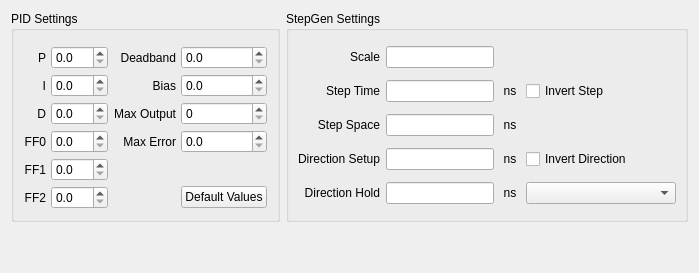
              <widget class="QWidget" name="tab_40">
               <attribute name="title">
                <string>PID or StepGen</string>
               </attribute>
               <layout class="QGridLayout" name="gridLayout_2">
                <item row="0" column="0">
                 <widget class="QGroupBox" name="spindlepidGB">
                  <property name="enabled">
                   <bool>true</bool>
                  </property>
                  <property name="title">
                   <string>PID Settings</string>
                  </property>
                  <property name="checkable">
                   <bool>false</bool>
                  </property>
                  <layout class="QGridLayout" name="gridLayout_30">
                   <property name="leftMargin">
                    <number>10</number>
                   </property>
                   <property name="topMargin">
                    <number>15</number>
                   </property>
                   <property name="rightMargin">
                    <number>10</number>
                   </property>
                   <property name="bottomMargin">
                    <number>10</number>
                   </property>
                   <property name="spacing">
                    <number>5</number>
                   </property>
                   <item row="7" column="0">
                    <widget class="QLabel" name="label_270">
                     <property name="text">
                      <string>FF0</string>
                     </property>
                     <property name="alignment">
                      <set>Qt::AlignRight|Qt::AlignTrailing|Qt::AlignVCenter</set>
                     </property>
                    </widget>
                   </item>
                   <item row="5" column="0">
                    <widget class="QLabel" name="label_268">
                     <property name="text">
                      <string>D</string>
                     </property>
                     <property name="alignment">
                      <set>Qt::AlignRight|Qt::AlignTrailing|Qt::AlignVCenter</set>
                     </property>
                    </widget>
                   </item>
                   <item row="11" column="0">
                    <widget class="QLabel" name="label_273">
                     <property name="text">
                      <string>FF2</string>
                     </property>
                     <property name="alignment">
                      <set>Qt::AlignRight|Qt::AlignTrailing|Qt::AlignVCenter</set>
                     </property>
                    </widget>
                   </item>
                   <item row="7" column="2">
                    <widget class="QLabel" name="label_271">
                     <property name="text">
                      <string>Max Error</string>
                     </property>
                     <property name="alignment">
                      <set>Qt::AlignRight|Qt::AlignTrailing|Qt::AlignVCenter</set>
                     </property>
                    </widget>
                   </item>
                   <item row="9" column="0">
                    <widget class="QLabel" name="label_272">
                     <property name="text">
                      <string>FF1</string>
                     </property>
                     <property name="alignment">
                      <set>Qt::AlignRight|Qt::AlignTrailing|Qt::AlignVCenter</set>
                     </property>
                    </widget>
                   </item>
                   <item row="3" column="0">
                    <widget class="QLabel" name="label_266">
                     <property name="text">
                      <string>I</string>
                     </property>
                     <property name="alignment">
                      <set>Qt::AlignRight|Qt::AlignTrailing|Qt::AlignVCenter</set>
                     </property>
                    </widget>
                   </item>
                   <item row="0" column="0">
                    <widget class="QLabel" name="label_264">
                     <property name="text">
                      <string>P</string>
                     </property>
                     <property name="alignment">
                      <set>Qt::AlignRight|Qt::AlignTrailing|Qt::AlignVCenter</set>
                     </property>
                    </widget>
                   </item>
                   <item row="3" column="2">
                    <widget class="QLabel" name="label_267">
                     <property name="text">
                      <string>Bias</string>
                     </property>
                     <property name="alignment">
                      <set>Qt::AlignRight|Qt::AlignTrailing|Qt::AlignVCenter</set>
                     </property>
                    </widget>
                   </item>
                   <item row="11" column="3">
                    <widget class="QPushButton" name="pidDefault_s">
                     <property name="text">
                      <string>Default Values</string>
                     </property>
                    </widget>
                   </item>
                   <item row="0" column="2">
                    <widget class="QLabel" name="label_265">
                     <property name="text">
                      <string>Deadband</string>
                     </property>
                     <property name="alignment">
                      <set>Qt::AlignRight|Qt::AlignTrailing|Qt::AlignVCenter</set>
                     </property>
                    </widget>
                   </item>
                   <item row="5" column="2">
                    <widget class="QLabel" name="label_269">
                     <property name="text">
                      <string>Max Output</string>
                     </property>
                     <property name="alignment">
                      <set>Qt::AlignRight|Qt::AlignTrailing|Qt::AlignVCenter</set>
                     </property>
                    </widget>
                   </item>
                   <item row="0" column="1">
                    <widget class="QDoubleSpinBox" name="p_s">
                     <property name="decimals">
                      <number>1</number>
                     </property>
                    </widget>
                   </item>
                   <item row="3" column="1">
                    <widget class="QDoubleSpinBox" name="i_s">
                     <property name="decimals">
                      <number>1</number>
                     </property>
                    </widget>
                   </item>
                   <item row="5" column="1">
                    <widget class="QDoubleSpinBox" name="d_s">
                     <property name="decimals">
                      <number>1</number>
                     </property>
                    </widget>
                   </item>
                   <item row="7" column="1">
                    <widget class="QDoubleSpinBox" name="ff0_s">
                     <property name="decimals">
                      <number>1</number>
                     </property>
                    </widget>
                   </item>
                   <item row="9" column="1">
                    <widget class="QDoubleSpinBox" name="ff1_s">
                     <property name="decimals">
                      <number>1</number>
                     </property>
                    </widget>
                   </item>
                   <item row="11" column="1">
                    <widget class="QDoubleSpinBox" name="ff2_s">
                     <property name="decimals">
                      <number>1</number>
                     </property>
                    </widget>
                   </item>
                   <item row="0" column="3">
                    <widget class="QDoubleSpinBox" name="deadband_s">
                     <property name="decimals">
                      <number>1</number>
                     </property>
                    </widget>
                   </item>
                   <item row="3" column="3">
                    <widget class="QDoubleSpinBox" name="bias_s">
                     <property name="decimals">
                      <number>1</number>
                     </property>
                    </widget>
                   </item>
                   <item row="7" column="3">
                    <widget class="QDoubleSpinBox" name="maxError_s">
                     <property name="decimals">
                      <number>1</number>
                     </property>
                    </widget>
                   </item>
                   <item row="5" column="3">
                    <widget class="QSpinBox" name="maxOutput_s">
                     <property name="maximum">
                      <number>50000</number>
                     </property>
                    </widget>
                   </item>
                  </layout>
                 </widget>
                </item>
                <item row="0" column="1">
                 <widget class="QGroupBox" name="spindleStepgenGB">
                  <property name="enabled">
                   <bool>true</bool>
                  </property>
                  <property name="styleSheet">
                   <string notr="true"/>
                  </property>
                  <property name="title">
                   <string>StepGen Settings</string>
                  </property>
                  <layout class="QGridLayout" name="gridLayout_133">
                   <item row="4" column="0">
                    <widget class="QLabel" name="label_1113">
                     <property name="text">
                      <string>Direction Setup</string>
                     </property>
                     <property name="alignment">
                      <set>Qt::AlignRight|Qt::AlignTrailing|Qt::AlignVCenter</set>
                     </property>
                    </widget>
                   </item>
                   <item row="4" column="2">
                    <widget class="QLabel" name="label_1117">
                     <property name="minimumSize">
                      <size>
                       <width>20</width>
                       <height>0</height>
                      </size>
                     </property>
                     <property name="maximumSize">
                      <size>
                       <width>20</width>
                       <height>16777215</height>
                      </size>
                     </property>
                     <property name="text">
                      <string>ns</string>
                     </property>
                     <property name="alignment">
                      <set>Qt::AlignCenter</set>
                     </property>
                    </widget>
                   </item>
                   <item row="3" column="0">
                    <widget class="QLabel" name="label_1118">
                     <property name="text">
                      <string>Step Space</string>
                     </property>
                     <property name="alignment">
                      <set>Qt::AlignRight|Qt::AlignTrailing|Qt::AlignVCenter</set>
                     </property>
                    </widget>
                   </item>
                   <item row="4" column="3">
                    <widget class="QCheckBox" name="spindleDirInvert">
                     <property name="text">
                      <string>Invert Direction</string>
                     </property>
                    </widget>
                   </item>
                   <item row="4" column="1">
                    <widget class="QLineEdit" name="spindleDirSetup"/>
                   </item>
                   <item row="3" column="1">
                    <widget class="QLineEdit" name="spindleStepSpace"/>
                   </item>
                   <item row="5" column="3">
                    <widget class="QComboBox" name="spindleDriveCB">
                     <property name="sizePolicy">
                      <sizepolicy hsizetype="Preferred" vsizetype="Fixed">
                       <horstretch>0</horstretch>
                       <verstretch>0</verstretch>
                      </sizepolicy>
                     </property>
                     <property name="minimumSize">
                      <size>
                       <width>150</width>
                       <height>0</height>
                      </size>
                     </property>
                    </widget>
                   </item>
                   <item row="1" column="2">
                    <widget class="QLabel" name="label_1115">
                     <property name="minimumSize">
                      <size>
                       <width>20</width>
                       <height>0</height>
                      </size>
                     </property>
                     <property name="maximumSize">
                      <size>
                       <width>20</width>
                       <height>16777215</height>
                      </size>
                     </property>
                     <property name="text">
                      <string>ns</string>
                     </property>
                     <property name="alignment">
                      <set>Qt::AlignCenter</set>
                     </property>
                    </widget>
                   </item>
                   <item row="1" column="1">
                    <widget class="QLineEdit" name="spindleStepTime"/>
                   </item>
                   <item row="3" column="2">
                    <widget class="QLabel" name="label_1112">
                     <property name="minimumSize">
                      <size>
                       <width>20</width>
                       <height>0</height>
                      </size>
                     </property>
                     <property name="maximumSize">
                      <size>
                       <width>20</width>
                       <height>16777215</height>
                      </size>
                     </property>
                     <property name="text">
                      <string>ns</string>
                     </property>
                     <property name="alignment">
                      <set>Qt::AlignCenter</set>
                     </property>
                    </widget>
                   </item>
                   <item row="5" column="1">
                    <widget class="QLineEdit" name="spindleDirHold"/>
                   </item>
                   <item row="5" column="2">
                    <widget class="QLabel" name="label_1119">
                     <property name="minimumSize">
                      <size>
                       <width>20</width>
                       <height>0</height>
                      </size>
                     </property>
                     <property name="maximumSize">
                      <size>
                       <width>20</width>
                       <height>16777215</height>
                      </size>
                     </property>
                     <property name="text">
                      <string>ns</string>
                     </property>
                     <property name="alignment">
                      <set>Qt::AlignCenter</set>
                     </property>
                    </widget>
                   </item>
                   <item row="1" column="0">
                    <widget class="QLabel" name="label_1114">
                     <property name="text">
                      <string>Step Time</string>
                     </property>
                     <property name="alignment">
                      <set>Qt::AlignRight|Qt::AlignTrailing|Qt::AlignVCenter</set>
                     </property>
                    </widget>
                   </item>
                   <item row="1" column="3">
                    <widget class="QCheckBox" name="spindleStepInvert">
                     <property name="text">
                      <string>Invert Step</string>
                     </property>
                    </widget>
                   </item>
                   <item row="5" column="0">
                    <widget class="QLabel" name="label_1116">
                     <property name="text">
                      <string>Direction Hold</string>
                     </property>
                     <property name="alignment">
                      <set>Qt::AlignRight|Qt::AlignTrailing|Qt::AlignVCenter</set>
                     </property>
                    </widget>
                   </item>
                   <item row="0" column="0">
                    <widget class="QLabel" name="label_1152">
                     <property name="text">
                      <string>Scale</string>
                     </property>
                     <property name="alignment">
                      <set>Qt::AlignRight|Qt::AlignTrailing|Qt::AlignVCenter</set>
                     </property>
                    </widget>
                   </item>
                   <item row="0" column="1">
                    <widget class="QLineEdit" name="spindleStepScale"/>
                   </item>
                  </layout>
                 </widget>
                </item>
                <item row="1" column="0">
                 <spacer name="verticalSpacer_3">
                  <property name="orientation">
                   <enum>Qt::Vertical</enum>
                  </property>
                  <property name="sizeHint" stdset="0">
                   <size>
                    <width>20</width>
                    <height>40</height>
                   </size>
                  </property>
                 </spacer>
                </item>
               </layout>
              </widget>
